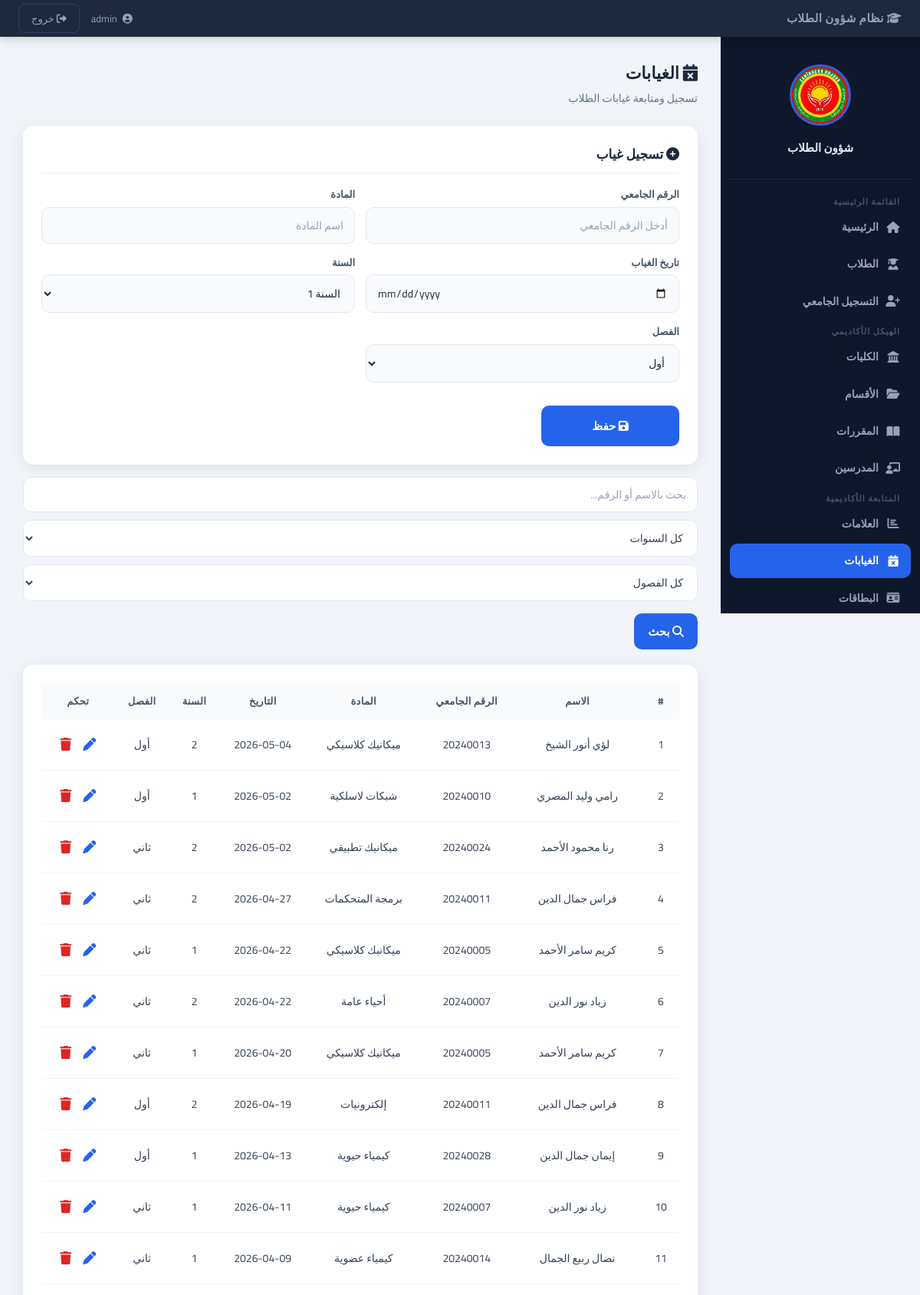
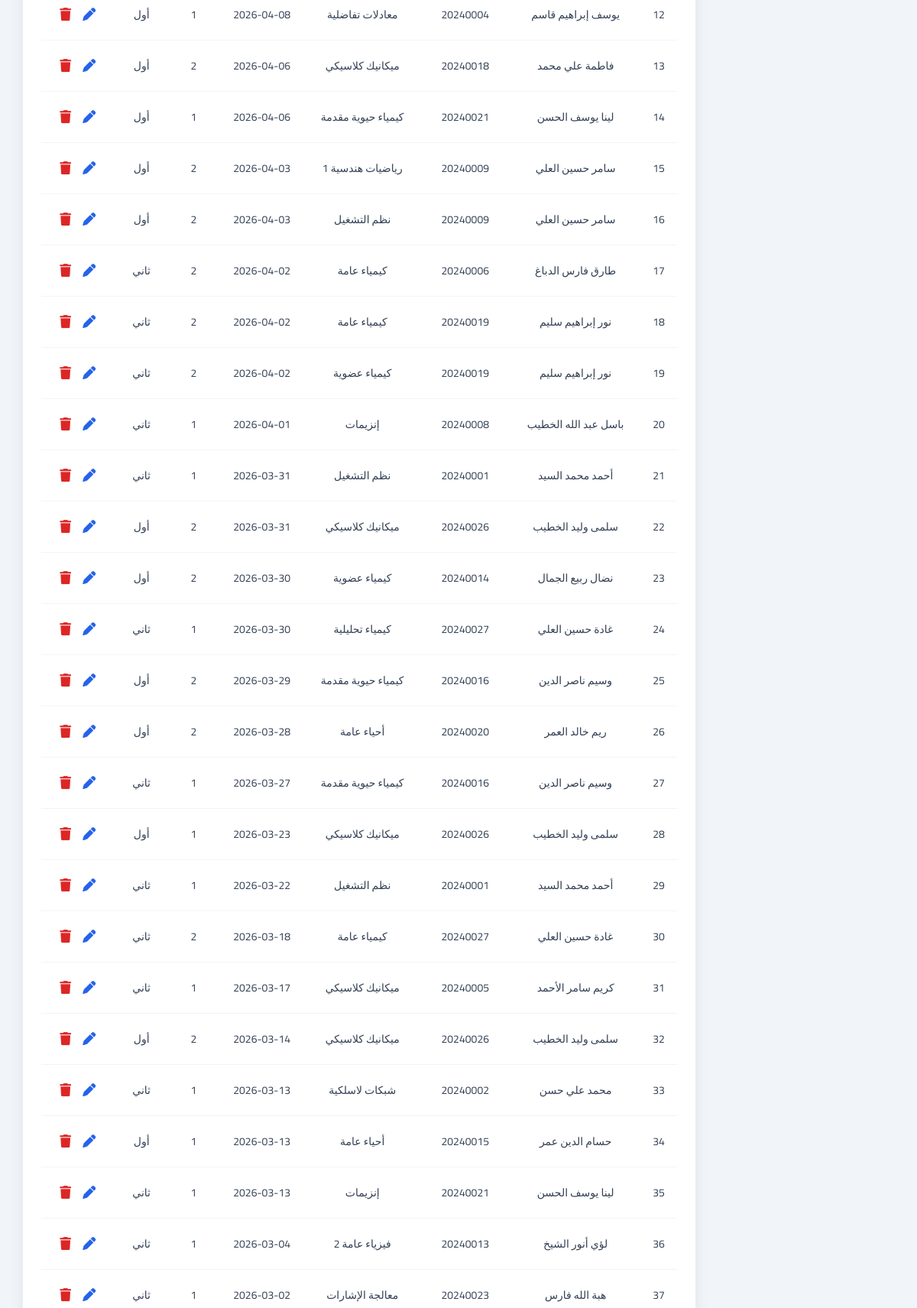
Page /?page=absences (signed in, upper part) on the committed database (2 pictures, top to bottom).
### tables this page shows
CREATE TABLE absences (
    id           INTEGER PRIMARY KEY AUTOINCREMENT,
    student_id   INTEGER NOT NULL,
    subject      TEXT    NOT NULL,
    absence_date TEXT    NOT NULL,
    year         TEXT    NOT NULL,
    semester     TEXT    NOT NULL,
    created_at   TEXT    DEFAULT (datetime('now')),
    FOREIGN KEY (student_id) REFERENCES students(id) ON DELETE CASCADE
);

CREATE TABLE students (
    id            INTEGER PRIMARY KEY AUTOINCREMENT,
    university_id TEXT    NOT NULL UNIQUE,
    name          TEXT    NOT NULL,
    faculty       TEXT,
    department    TEXT,
    birth_place   TEXT,
    birth_date    TEXT,
    address       TEXT,
    phone         TEXT,
    mother_name   TEXT,
    father_name   TEXT,
    gender        TEXT    DEFAULT 'ذكر',
    status        TEXT    DEFAULT 'active',
    image         TEXT,
    created_at    TEXT    DEFAULT (datetime('now')),
    updated_at    TEXT    DEFAULT (datetime('now'))
);

### app/Core/Database.php (called while the page is built, shortened)
<?php
class Database
{
    private static ?PDO $instance = null;
    public static function getInstance(): PDO
    {
        if (self::$instance === null) {
            if (DB_DRIVER === 'sqlite') {
                $pdo = new PDO('sqlite:' . DB_PATH);
                $pdo->exec('PRAGMA foreign_keys = ON;');
            } elseif (DB_DRIVER === 'mysql') {
                $dsn = "mysql:host=" . DB_HOST . ";dbname=" . DB_NAME . ";charset=" . DB_CHARSET;
                $pdo = new PDO($dsn, DB_USER, DB_PASS);
            } else {
                throw new RuntimeException('DB_DRIVER غير مدعوم');
            }
            $pdo->setAttribute(PDO::ATTR_ERRMODE,            PDO::ERRMODE_EXCEPTION);
            $pdo->setAttribute(PDO::ATTR_DEFAULT_FETCH_MODE, PDO::FETCH_ASSOC);
            self::$instance = $pdo;
        }
        return self::$instance;
    }
}

### app/Core/BaseModel.php (called while the page is built, shortened)
<?php
abstract class BaseModel
{
    public function __construct()
    {
        $this->db = Database::getInstance();
    }
}

### app/Models/Absence.php (called while the page is built, shortened)
<?php
class Absence extends BaseModel
{
    public function allWithStudent(string $q = '', string $year = '', string $sem = ''): array
    {
        $where = ['1=1'];
        $p     = [];
        $s = $this->db->prepare(
            "SELECT a.*, s.name AS student_name, s.university_id
             FROM absences a JOIN students s ON a.student_id = s.id
             WHERE " . implode(' AND ', $where) . "
             ORDER BY a.absence_date DESC"
        );
        $s->execute($p);
        return $s->fetchAll();
    }
}

### views/pages/absences.php (the view, shortened to what this page needs)
<?php
$absences = $data['absences'] ?? [];
$q        = htmlspecialchars($_GET['q']        ?? '');
?>
<div class="page-header">
  <h1><i class="fa-solid fa-calendar-xmark"></i> الغيابات</h1>
  <p>تسجيل ومتابعة غيابات الطلاب</p>
</div>
<div class="card">
  <h3><i class="fa-solid fa-plus-circle"></i> تسجيل غياب</h3>
  <form method="POST" action="/std_1_student_manager/controllers/router.php">
    <div class="form-grid">
      <div class="form-group">
        <label>الرقم الجامعي</label>
        <input type="text" name="university_id" placeholder="أدخل الرقم الجامعي" required>
      </div>
      <div class="form-group">
        <label>المادة</label>
        <input type="text" name="subject" placeholder="اسم المادة" required>
      </div>
      <div class="form-group">
        <label>تاريخ الغياب</label>
        <input type="date" name="absence_date" required>
      </div>
      <div class="form-group">
        <label>السنة</label>
        <select name="year">
          <option value="1">السنة 1</option>
        </select>
      </div>
      <div class="form-group">
        <label>الفصل</label>
        <select name="semester">
          <option value="أول">أول</option>
        </select>
      </div>
    </div>
    <br>
    <button type="submit" class="btn-submit" style="max-width:180px;">
      <i class="fa-solid fa-floppy-disk"></i> حفظ
    </button>
  </form>
</div>
<form method="GET" class="filters-bar" style="margin-top:16px;">
  <input type="text" name="q" value="<?= $q ?>" placeholder="بحث بالاسم أو الرقم...">
  <select name="year">
    <option value="">كل السنوات</option>
  </select>
  <select name="semester">
    <option value="">كل الفصول</option>
  </select>
  <button type="submit" class="btn-submit" style="width:auto; padding:9px 18px;">
    <i class="fa-solid fa-magnifying-glass"></i> بحث
  </button>
</form>
<div class="card">
  <div class="table-wrapper">
    <table>
      <thead>
        <tr>
          <th>#</th>
          <th>الاسم</th>
          <th>الرقم الجامعي</th>
          <th>المادة</th>
          <th>التاريخ</th>
          <th>السنة</th>
          <th>الفصل</th>
          <th>تحكم</th>
        </tr>
      </thead>
      <tbody>
        <?php if (empty($absences)): ?>
          <tr><td colspan="8" style="color:#94a3b8; padding:30px;">لا توجد غيابات مسجلة</td></tr>
        <?php else: ?>
          <?php foreach ($absences as $i => $a): ?>
          <tr>
            <td><?= $i + 1 ?></td>
            <td><?= htmlspecialchars($a['student_name']) ?></td>
            <td><?= htmlspecialchars($a['university_id']) ?></td>
            <td><?= htmlspecialchars($a['subject']) ?></td>
            <td><?= htmlspecialchars($a['absence_date']) ?></td>
            <td><?= htmlspecialchars($a['year']) ?></td>
            <td><?= htmlspecialchars($a['semester']) ?></td>
            <td>
              <button class="edit-btn"
                      onclick="openAbsenceEdit(<?= htmlspecialchars(json_encode($a)) ?>)"
                      title="تعديل">
                <i class="fa-solid fa-pen"></i>
              </button>
              <form method="POST" action="/std_1_student_manager/controllers/router.php"
                    style="display:inline"
                    onsubmit="return confirm('حذف هذا الغياب؟')">
                <button type="submit" class="delete-btn" title="حذف">
                  <i class="fa-solid fa-trash"></i>
                </button>
              </form>
            </td>
          </tr>
          <?php endforeach; ?>
        <?php endif; ?>
      </tbody>
    </table>
  </div>
</div>

### assets/css/main.css (style rules this page uses)
:root { --primary: #2563eb; --primary-dk: #1d4ed8; --dark: #0f172a; --sidebar-w: 260px; --header-h: 48px; --radius: 14px; --shadow: 0 4px 20px rgba(0,0,0,.08); --font: 'Cairo', 'Segoe UI', Tahoma, sans-serif; }
*, *::before, *::after { box-sizing: border-box; margin: 0; padding: 0; }
body { font-family: var(--font); background: #f1f5f9; color: var(--dark); font-size: 15px; line-height: 1.6; }
.card { background: white; padding: 24px; border-radius: var(--radius); box-shadow: var(--shadow); margin-top: 20px; }
.card h3 { font-size: 17px; font-weight: 700; color: #1e293b; margin-bottom: 16px; padding-bottom: 10px; border-bottom: 2px solid #f1f5f9; }
.table-wrapper { overflow-x: auto; }
table { width: 100%; border-collapse: collapse; font-size: 14px; }
thead tr { background: #f8fafc; }
th { padding: 13px 14px; text-align: center; color: #475569; font-weight: 700; font-size: 13px; text-transform: uppercase; letter-spacing: .3px; white-space: nowrap; }
td { padding: 12px 14px; text-align: center; border-bottom: 1px solid #f1f5f9; color: #334155; }
button { font-family: var(--font); cursor: pointer; }
.edit-btn { background: none; border: none; font-size: 17px; cursor: pointer; padding: 5px 6px; border-radius: 6px; color: #2563eb; transition: background .15s; width: auto; }
.delete-btn { background: none; border: none; font-size: 17px; cursor: pointer; padding: 5px 6px; border-radius: 6px; color: #dc2626; transition: background .15s; width: auto; }
.page-header { margin-bottom: 24px; }
.page-header h1 { font-size: 22px; font-weight: 700; color: #1e293b; }
.page-header p { color: #64748b; font-size: 14px; margin-top: 4px; }
.filters-bar { display: flex; flex-wrap: wrap; gap: 10px; margin-bottom: 16px; align-items: center; }
.filters-bar input, .filters-bar select { padding: 9px 14px; border: 1px solid #e2e8f0; border-radius: 10px; font-family: var(--font); font-size: 14px; background: white; color: #334155; outline: none; transition: border-color .2s; margin-bottom: 0; }

### assets/css/forms.css (style rules this page uses)
.form-grid { display: grid; grid-template-columns: 1fr 1fr; gap: 14px; }
.form-group { display: flex; flex-direction: column; gap: 6px; }
.form-group label { font-size: 13px; font-weight: 600; color: #475569; }
input, select, textarea { width: 100%; padding: 10px 14px; border: 1px solid #e2e8f0; border-radius: 10px; font-family: var(--font); font-size: 14px; color: #1e293b; background: #f8fafc; outline: none; transition: border-color .2s, box-shadow .2s; margin-bottom: 0; }
input::placeholder { color: #94a3b8; }
.btn-submit { width: 100%; padding: 12px; background: var(--primary); color: white; border: none; border-radius: 10px; font-size: 15px; font-weight: 700; font-family: var(--font); cursor: pointer; transition: .2s; margin-top: 6px; }

### rows in the picture
absences: student.name "لؤي أنور الشيخ", student.university_id "20240013", subject "ميكانيك كلاسيكي", absence_date "2026-05-04", year "2", semester "أول"
absences: student.name "رامي وليد المصري", student.university_id "20240010", subject "شبكات لاسلكية", absence_date "2026-05-02", year "1", semester "أول"
absences: student.name "رنا محمود الأحمد", student.university_id "20240024", subject "ميكانيك تطبيقي", absence_date "2026-05-02", year "2", semester "ثاني"
absences: student.name "فراس جمال الدين", student.university_id "20240011", subject "برمجة المتحكمات", absence_date "2026-04-27", year "2", semester "ثاني"
absences: student.name "كريم سامر الأحمد", student.university_id "20240005", subject "ميكانيك كلاسيكي", absence_date "2026-04-22", year "1", semester "ثاني"
absences: student.name "زياد نور الدين", student.university_id "20240007", subject "أحياء عامة", absence_date "2026-04-22", year "2", semester "ثاني"
absences: student.name "كريم سامر الأحمد", student.university_id "20240005", subject "ميكانيك كلاسيكي", absence_date "2026-04-20", year "1", semester "ثاني"
absences: student.name "فراس جمال الدين", student.university_id "20240011", subject "إلكترونيات", absence_date "2026-04-19", year "2", semester "أول"
absences: student.name "إيمان جمال الدين", student.university_id "20240028", subject "كيمياء حيوية", absence_date "2026-04-13", year "1", semester "أول"
absences: student.name "زياد نور الدين", student.university_id "20240007", subject "كيمياء حيوية", absence_date "2026-04-11", year "1", semester "ثاني"
absences: student.name "نضال ربيع الجمال", student.university_id "20240014", subject "كيمياء عضوية", absence_date "2026-04-09", year "1", semester "ثاني"
absences: student.name "يوسف إبراهيم قاسم", student.university_id "20240004", subject "معادلات تفاضلية", absence_date "2026-04-08", year "1", semester "أول"
absences: student.name "فاطمة علي محمد", student.university_id "20240018", subject "ميكانيك كلاسيكي", absence_date "2026-04-06", year "2", semester "أول"
absences: student.name "لينا يوسف الحسن", student.university_id "20240021", subject "كيمياء حيوية مقدمة", absence_date "2026-04-06", year "1", semester "أول"
absences: student.name "سامر حسين العلي", student.university_id "20240009", subject "رياضيات هندسية 1", absence_date "2026-04-03", year "2", semester "أول"
absences: student.name "سامر حسين العلي", student.university_id "20240009", subject "نظم التشغيل", absence_date "2026-04-03", year "2", semester "أول"
absences: student.name "طارق فارس الدباغ", student.university_id "20240006", subject "كيمياء عامة", absence_date "2026-04-02", year "2", semester "ثاني"
absences: student.name "نور إبراهيم سليم", student.university_id "20240019", subject "كيمياء عامة", absence_date "2026-04-02", year "2", semester "ثاني"
absences: student.name "نور إبراهيم سليم", student.university_id "20240019", subject "كيمياء عضوية", absence_date "2026-04-02", year "2", semester "ثاني"
absences: student.name "باسل عبد الله الخطيب", student.university_id "20240008", subject "إنزيمات", absence_date "2026-04-01", year "1", semester "ثاني"
absences: student.name "أحمد محمد السيد", student.university_id "20240001", subject "نظم التشغيل", absence_date "2026-03-31", year "1", semester "ثاني"
absences: student.name "سلمى وليد الخطيب", student.university_id "20240026", subject "ميكانيك كلاسيكي", absence_date "2026-03-31", year "2", semester "أول"
absences: student.name "نضال ربيع الجمال", student.university_id "20240014", subject "كيمياء عضوية", absence_date "2026-03-30", year "2", semester "أول"
absences: student.name "غادة حسين العلي", student.university_id "20240027", subject "كيمياء تحليلية", absence_date "2026-03-30", year "1", semester "ثاني"
absences: student.name "وسيم ناصر الدين", student.university_id "20240016", subject "كيمياء حيوية مقدمة", absence_date "2026-03-29", year "2", semester "أول"
absences: student.name "ريم خالد العمر", student.university_id "20240020", subject "أحياء عامة", absence_date "2026-03-28", year "2", semester "أول"
absences: student.name "وسيم ناصر الدين", student.university_id "20240016", subject "كيمياء حيوية مقدمة", absence_date "2026-03-27", year "1", semester "ثاني"
absences: student.name "سلمى وليد الخطيب", student.university_id "20240026", subject "ميكانيك كلاسيكي", absence_date "2026-03-23", year "1", semester "أول"
absences: student.name "أحمد محمد السيد", student.university_id "20240001", subject "نظم التشغيل", absence_date "2026-03-22", year "1", semester "ثاني"
absences: student.name "غادة حسين العلي", student.university_id "20240027", subject "كيمياء عامة", absence_date "2026-03-18", year "2", semester "ثاني"
absences: student.name "كريم سامر الأحمد", student.university_id "20240005", subject "ميكانيك كلاسيكي", absence_date "2026-03-17", year "1", semester "ثاني"
absences: student.name "سلمى وليد الخطيب", student.university_id "20240026", subject "ميكانيك كلاسيكي", absence_date "2026-03-14", year "2", semester "أول"
absences: student.name "محمد علي حسن", student.university_id "20240002", subject "شبكات لاسلكية", absence_date "2026-03-13", year "1", semester "ثاني"
absences: student.name "حسام الدين عمر", student.university_id "20240015", subject "أحياء عامة", absence_date "2026-03-13", year "1", semester "أول"
absences: student.name "لينا يوسف الحسن", student.university_id "20240021", subject "إنزيمات", absence_date "2026-03-13", year "1", semester "ثاني"
absences: student.name "لؤي أنور الشيخ", student.university_id "20240013", subject "فيزياء عامة 2", absence_date "2026-03-04", year "1", semester "ثاني"
absences: student.name "هبة الله فارس", student.university_id "20240023", subject "معالجة الإشارات", absence_date "2026-03-02", year "1", semester "ثاني"
